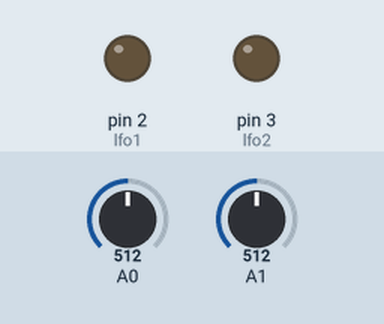
The sketch below on a simulated Arduino Uno, built with avr-gcc and run on an emulated ATmega328P. Shown: output pins drawn as LEDs (lit = HIGH). Inputs (shaded band) come from the test bench; at power-on: A0 = 512, A1 = 512. What the sketch prints to the serial monitor is not drawn.

Above: at 0.5 s.
Timing chart, 0 to 3.0 s (numbered marks = the images above):
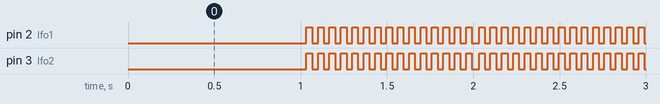

The sketch:

LFO.ino
```cpp
//LFO - 0Hz to 20Hz
#include "Timer.h"

#define MAX_FREQUENCY 60

int f1, f2, vc1, vc2, lfo1_id, lfo2_id;

int lfo1 = 2;
int lfo2 = 3;

Timer timer1, timer2;

void setup() {
  // put your setup code here, to run once:

  pinMode(lfo1, OUTPUT);
  pinMode(lfo2, OUTPUT);


  f1 = 1;
  f2 = 1;

  lfo1_id = timer1.oscillate(lfo1,1000/(f1),LOW);
  lfo2_id = timer2.oscillate(lfo2,1000/(f2),LOW);

  timer1.every(1000, setFrequency1);
  timer2.every(1000, setFrequency2);

  Serial.begin(115200);
}

void setFrequency1() {
  vc1 = analogRead(0);

  if(vc1 < 15) vc1 = 0;
  else if(vc1 > 1000) vc1 = 1000;

  f1 = map(vc1, 0, 1000, 0, MAX_FREQUENCY);

  timer1.stop(lfo1_id);
  lfo1_id = timer1.oscillate(lfo1,1000/(f1),LOW);
  Serial.println(f1);
}

void setFrequency2() {
  vc2 = analogRead(1);

  if(vc2 < 15) vc2 = 0;
  else if(vc2 > 1000) vc2 = 1000;

  f2 = map(vc2, 0, 1000, 0, MAX_FREQUENCY);

  timer2.stop(lfo2_id);
  lfo2_id = timer2.oscillate(lfo2,1000/(f2),LOW);
  Serial.println(f2);
}


void loop() {
  timer1.update();
  timer2.update();
}
```

Event.cpp
```cpp
// (licence header left out)
/*  * * * * * * * * * * * * * * * * * * * * * * * * * * *
 Code by Simon Monk
 http://www.simonmonk.org
* * * * * * * * * * * * * * * * * * * * * * * * * * * * */

// For Arduino 1.0 and earlier
#if defined(ARDUINO) && ARDUINO >= 100
#include "Arduino.h"
#else
#include "WProgram.h"
#endif

#include "Event.h"

Event::Event(void)
{
	eventType = EVENT_NONE;
}

void Event::update(void)
{
    unsigned long now = millis();
    update(now);
}

void Event::update(unsigned long now)
{
	if (now - lastEventTime >= period)
	{
		switch (eventType)
		{
			case EVENT_EVERY:
				(*callback)();
				break;

			case EVENT_OSCILLATE:
				pinState = ! pinState;
				digitalWrite(pin, pinState);
				break;
		}
		lastEventTime = now;
		count++;
	}
	if (repeatCount > -1 && count >= repeatCount)
	{
		eventType = EVENT_NONE;
	}
}
```

Event.h
```cpp
// (licence header left out)
/*  * * * * * * * * * * * * * * * * * * * * * * * * * * *
 Code by Simon Monk
 http://www.simonmonk.org
* * * * * * * * * * * * * * * * * * * * * * * * * * * * */

#ifndef Event_h
#define Event_h

#include <inttypes.h>

#define EVENT_NONE 0
#define EVENT_EVERY 1
#define EVENT_OSCILLATE 2

class Event
{

public:
  Event(void);
  void update(void);
  void update(unsigned long now);
  int8_t eventType;
  unsigned long period;
  int repeatCount;
  uint8_t pin;
  uint8_t pinState;
  void (*callback)(void);
  unsigned long lastEventTime;
  int count;
};

#endif
```

Timer.cpp
```cpp
// (licence header left out)
/*  * * * * * * * * * * * * * * * * * * * * * * * * * * *
 Code by Simon Monk
 http://www.simonmonk.org
* * * * * * * * * * * * * * * * * * * * * * * * * * * * */

// For Arduino 1.0 and earlier
#if defined(ARDUINO) && ARDUINO >= 100
#include "Arduino.h"
#else
#include "WProgram.h"
#endif

#include "Timer.h"

Timer::Timer(void)
{
}

int8_t Timer::every(unsigned long period, void (*callback)(), int repeatCount)
{
	int8_t i = findFreeEventIndex();
	if (i == -1) return -1;

	_events[i].eventType = EVENT_EVERY;
	_events[i].period = period;
	_events[i].repeatCount = repeatCount;
	_events[i].callback = callback;
	_events[i].lastEventTime = millis();
	_events[i].count = 0;
	return i;
}

int8_t Timer::every(unsigned long period, void (*callback)())
{
	return every(period, callback, -1); // - means forever
}

int8_t Timer::after(unsigned long period, void (*callback)())
{
	return every(period, callback, 1);
}

int8_t Timer::oscillate(uint8_t pin, unsigned long period, uint8_t startingValue, int repeatCount)
{
	int8_t i = findFreeEventIndex();
	if (i == NO_TIMER_AVAILABLE) return NO_TIMER_AVAILABLE;

	_events[i].eventType = EVENT_OSCILLATE;
	_events[i].pin = pin;
	_events[i].period = period;
	_events[i].pinState = startingValue;
	digitalWrite(pin, startingValue);
	_events[i].repeatCount = repeatCount * 2; // full cycles not transitions
	_events[i].lastEventTime = millis();
	_events[i].count = 0;
	return i;
}

int8_t Timer::oscillate(uint8_t pin, unsigned long period, uint8_t startingValue)
{
	return oscillate(pin, period, startingValue, -1); // forever
}

/**
 * This method will generate a pulse of !startingValue, occuring period after the
 * call of this method and lasting for period. The Pin will be left in !startingValue.
 */
int8_t Timer::pulse(uint8_t pin, unsigned long period, uint8_t startingValue)
{
	return oscillate(pin, period, startingValue, 1); // once
}

/**
 * This method will generate a pulse of startingValue, starting immediately and of
 * length period. The pin will be left in the !startingValue state
 */
int8_t Timer::pulseImmediate(uint8_t pin, unsigned long period, uint8_t pulseValue)
{
	int8_t id(oscillate(pin, period, pulseValue, 1));
	// now fix the repeat count
	if (id >= 0 && id < MAX_NUMBER_OF_EVENTS) {
		_events[id].repeatCount = 1;
	}
	return id;
}


void Timer::stop(int8_t id)
{
	if (id >= 0 && id < MAX_NUMBER_OF_EVENTS) {
		_events[id].eventType = EVENT_NONE;
	}
}

void Timer::update(void)
{
	unsigned long now = millis();
	update(now);
}

void Timer::update(unsigned long now)
{
	for (int8_t i = 0; i < MAX_NUMBER_OF_EVENTS; i++)
	{
		if (_events[i].eventType != EVENT_NONE)
		{
			_events[i].update(now);
		}
	}
}
int8_t Timer::findFreeEventIndex(void)
{
	for (int8_t i = 0; i < MAX_NUMBER_OF_EVENTS; i++)
	{
		if (_events[i].eventType == EVENT_NONE)
		{
			return i;
		}
	}
	return NO_TIMER_AVAILABLE;
}
```

Timer.h
```cpp
// (licence header left out)
/*  * * * * * * * * * * * * * * * * * * * * * * * * * * *
 Code by Simon Monk
 http://www.simonmonk.org
* * * * * * * * * * * * * * * * * * * * * * * * * * * * */

#ifndef Timer_h
#define Timer_h

#include <inttypes.h>
#include "Event.h"

#define MAX_NUMBER_OF_EVENTS (10)

#define TIMER_NOT_AN_EVENT (-2)
#define NO_TIMER_AVAILABLE (-1)

class Timer
{

public:
  Timer(void);

  int8_t every(unsigned long period, void (*callback)(void));
  int8_t every(unsigned long period, void (*callback)(void), int repeatCount);
  int8_t after(unsigned long duration, void (*callback)(void));
  int8_t oscillate(uint8_t pin, unsigned long period, uint8_t startingValue);
  int8_t oscillate(uint8_t pin, unsigned long period, uint8_t startingValue, int repeatCount);

  /**
   * This method will generate a pulse of !startingValue, occuring period after the
   * call of this method and lasting for period. The Pin will be left in !startingValue.
   */
  int8_t pulse(uint8_t pin, unsigned long period, uint8_t startingValue);

  /**
   * This method will generate a pulse of pulseValue, starting immediately and of
   * length period. The pin will be left in the !pulseValue state
   */
  int8_t pulseImmediate(uint8_t pin, unsigned long period, uint8_t pulseValue);
  void stop(int8_t id);
  void update(void);
  void update(unsigned long now);

protected:
  Event _events[MAX_NUMBER_OF_EVENTS];
  int8_t findFreeEventIndex(void);

};

#endif
```

Measured:
- by itself, pin 2 (lfo1), pin 3 (lfo2): alternates HIGH for 0.03 s and LOW for 0.03 s
